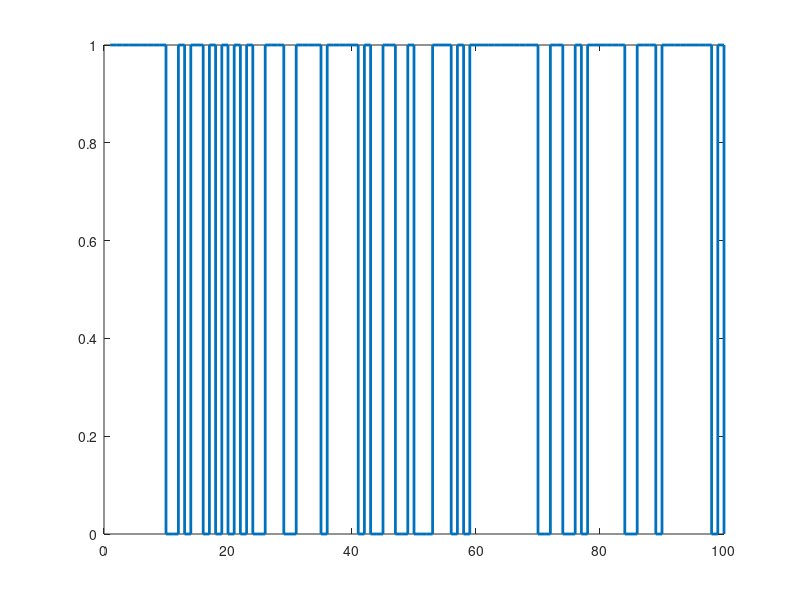
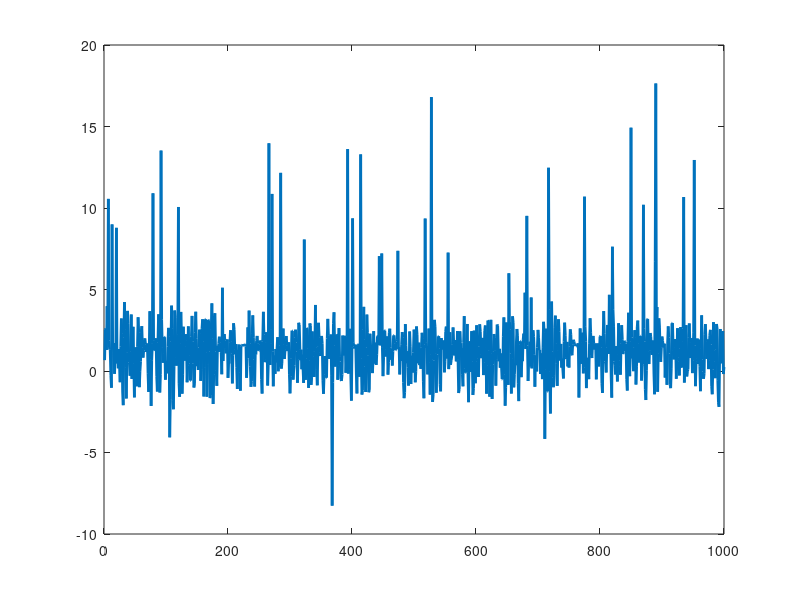

The MATLAB source for these figures, in order: (Note: this script raises an error after producing the figures.)
%%%%%%%%%%%%%%%%%%%%%%%%%%%%%%%%%%%%%%%%%%%%%%%
%%% Exemplo de estimacao de parametros de  %%%%
%%% um modelo ARX(2,1) usando o método OLS %%%%
%%%%%%%%%%%%%%%%%%%%%%%%%%%%%%%%%%%%%%%%%%%%%%%

clear; clc; close;

sig2 = 0.01;	% variancia do ruido branco
N = 1000;       % num. de observacoes das series {u(k),y(k)}, k=1, ..., N
n = 2;          % Ordem da regressao de saida
% m = 1;          % Ordem da regressao de entrada

%%%%%% Geracao das series de entrada (u) e de saida (y)

% u = 0.1*randn(2*N,1);   % Entrada: AWGN
% u = round(rand(2*N,1)); % Entrada: PRBS

p = 0.7;
u = zeros(1,2*N);
for l = 1:2*N
    if rand < p
        u(l) = 1; 
    else
        u(l) = 0;
    end
end

y = zeros(1,n);
for k = n+1:2*N
  y(k) = 0.43*y(k-1)-0.67*y(k-2) + 1.98*u(k-1) + sqrt(sig2)*randn; 	
end

% Dados sem outliers
u = u(N+1:end); 
y = y(N+1:end);

% Dados com outliers

OUT = 1;   % Adiciona outlier (ruido impulsivo)

if OUT
   Pout = 0.05; % porcentagem de contaminacao por outliers
   Nout = ceil(Pout*N);
   I = randperm(N);
   Iout = I(1:Nout);
   y(Iout) = 5*y(Iout);
end

%load actuator.mat; y=p;
%load exchanger.mat; y=y2; u=u2;

figure; 
stairs(u(1:100),'linewidth',2);

figure; 
plot(y,'linewidth',2);

%%%%%%%%%%%%%%%%%%%%%%%%%%
%%% ETAPA DE ESTIMACAO %%%
%%%%%%%%%%%%%%%%%%%%%%%%%%

% ARX(2,1)

n = 2;          % Ordem da regressao de saida
m = 1;          % Ordem da regressao de entrada

p = [];
X = [];
N = length(y);
for k = max(n,m)+1:N
  p = [p; y(k)]; 
  X = [X; y(k-1) y(k-2) u(k-1)]; 
end

% Estimacao OLS

B1 = pinv(X)*p;  

% Predicao (saida vetorial ou todos de uma vez)

yhat = X*B1;        
residuos = p - yhat;

% Analise dos residuos modelo ARX-OLS

TAUmax = 100;                           % Max. lag para FAC
fcac = acvcf(residuos,TAUmax);          % Estimativas da FCAC
limconf = (2/sqrt(N))*ones(1,TAUmax);   % 

figure; 
stem(fcac,'linewidth',2); 
hold on;
plot(limconf,'r-','linewidth',2);
plot(-limconf,'r-','linewidth',2); 
hold off

figure; 
histfit(residuos,20);

%% Estimacao via algoritmos LMS e LMM (robusto)

% Hyperparameters

Nr = 01;            % Numero de repeticoes
lr = 0.1;           % Passo de aprendizagem
Kout = 0.3;         % Limiar de outlier

w = zeros(n+m,1);
wr = zeros(n+m,1);
for i=1:Nr
  for k = max(n,m)+1:N
    x = [y(k-1); y(k-2); u(k-1)];
        
    % LMS convencional
    yhat3 = w'*x;
    erro_lms = y(k)-yhat3; 
    %w = w + lr*erro_lms*x;   % LMS usual
    w = w + lr*erro_lms*x/(x'*x);   % LMS normalizado
    
    % LMS robusto (LMM - Least Mean M-estimate)
    yhat4 = wr'*x;
    erro_lmm = y(k)-yhat4; 
    
    % Aplica funcao de Huber
    if abs(erro_lmm) < Kout         % Testa se erro = outlier
      q_lmm = 1;                    % se erro = normal
    else
      q_lmm = Kout/abs(erro_lmm);   % se erro = outlier
    end
      
    %wr = wr + lr*q_lmm*erro_lmm*x;         % LMM usual (nao normalizado)
    wr = wr + lr*q_lmm*erro_lmm*x/(x'*x);	% LMM normalizado
  end
end

% Rotina para calculo dos residuos dos modelos 
for k = max(n,m)+1:N
    x = [y(k-1); y(k-2); u(k-1)];
        
    % LMS convencional
    yhat3 = w'*x;
    residuos_lms(k) = y(k) - yhat3; 
       
    % LMS robusto (LMM - Least Mean M-estimate)
    yhat4 = wr'*x;
    residuos_lmm(k) = y(k) - yhat4; 
end

param = [0.43; -0.67; 1.98];
disp(param);
disp([B1 w wr]);  % OLS LMS LMM
disp([norm(param-B1) norm(param-w) norm(param-wr)])

% estimativas da FCAC para modelo ARX-LMS
fcac_lms = myfac3(residuos_lms,TAUmax);  

% estimativas da FCAC para modelo ARX-LMM
fcac_lmm = myfac3(residuos_lmm,TAUmax);  

%%%%%%%%%%%%%%%%%%%%%
%%%%% FIGURAS  %%%%%%
%%%%%%%%%%%%%%%%%%%%%

figure; 
subplot(2,1,1); stem(fcac_lms,'linewidth',2); hold on;
title('FAC residuos (modelo ARX-LMS)');
plot(limconf,'r-','linewidth',2,-limconf,'r-','linewidth',2); 
set(gca, "fontsize", 14); hold off

subplot(2,1,2); stem(fcac_lmm,'linewidth',2); hold on;
title('FAC residuos (modelo ARX-LMM)');
plot(limconf,'r-','linewidth',2,-limconf,'r-','linewidth',2); 
set(gca, "fontsize", 14); hold off

figure; 
subplot(2,1,1); histfit(residuos_lms,20); 
title('Histograma Residuos (modelo ARX-LMS)');
set(gca, "fontsize", 14);
subplot(2,1,2); histfit(residuos_lmm,20); 
title('Histograma Residuos (modelo ARX-LMM)');
set(gca, "fontsize", 14);

%%